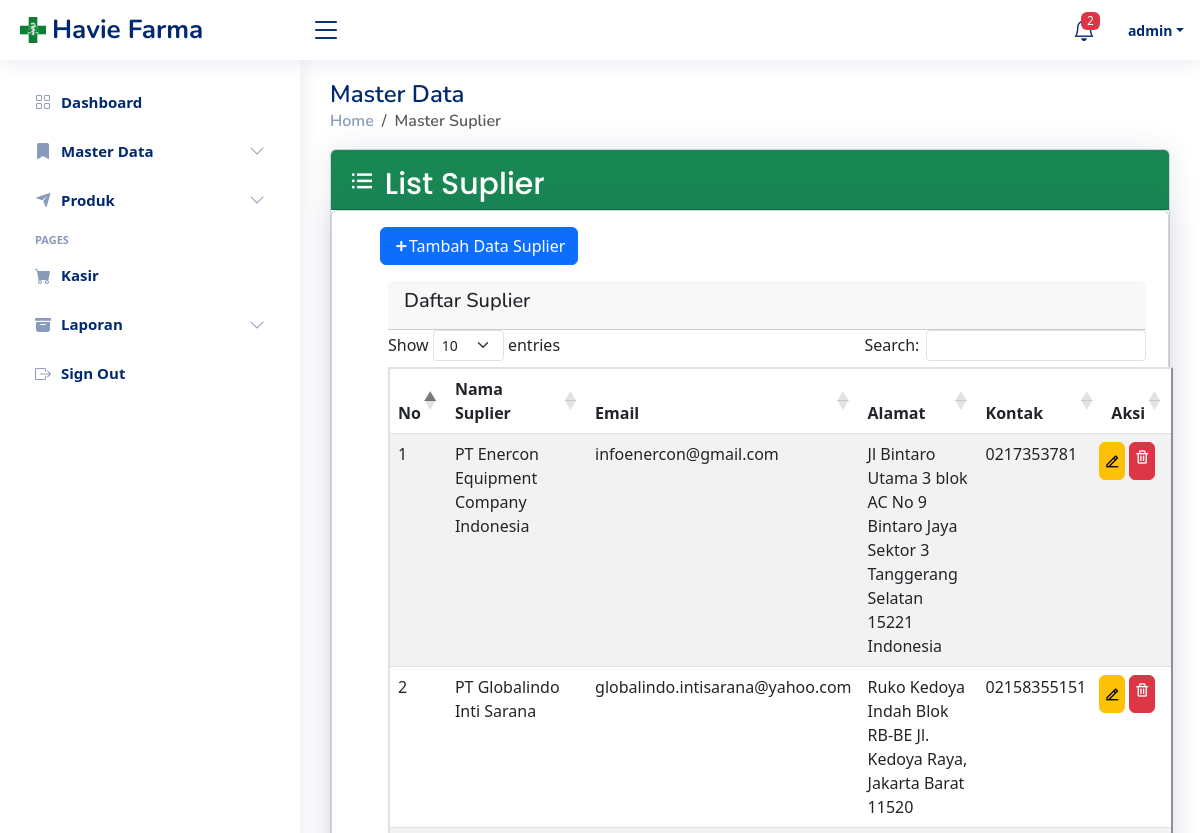
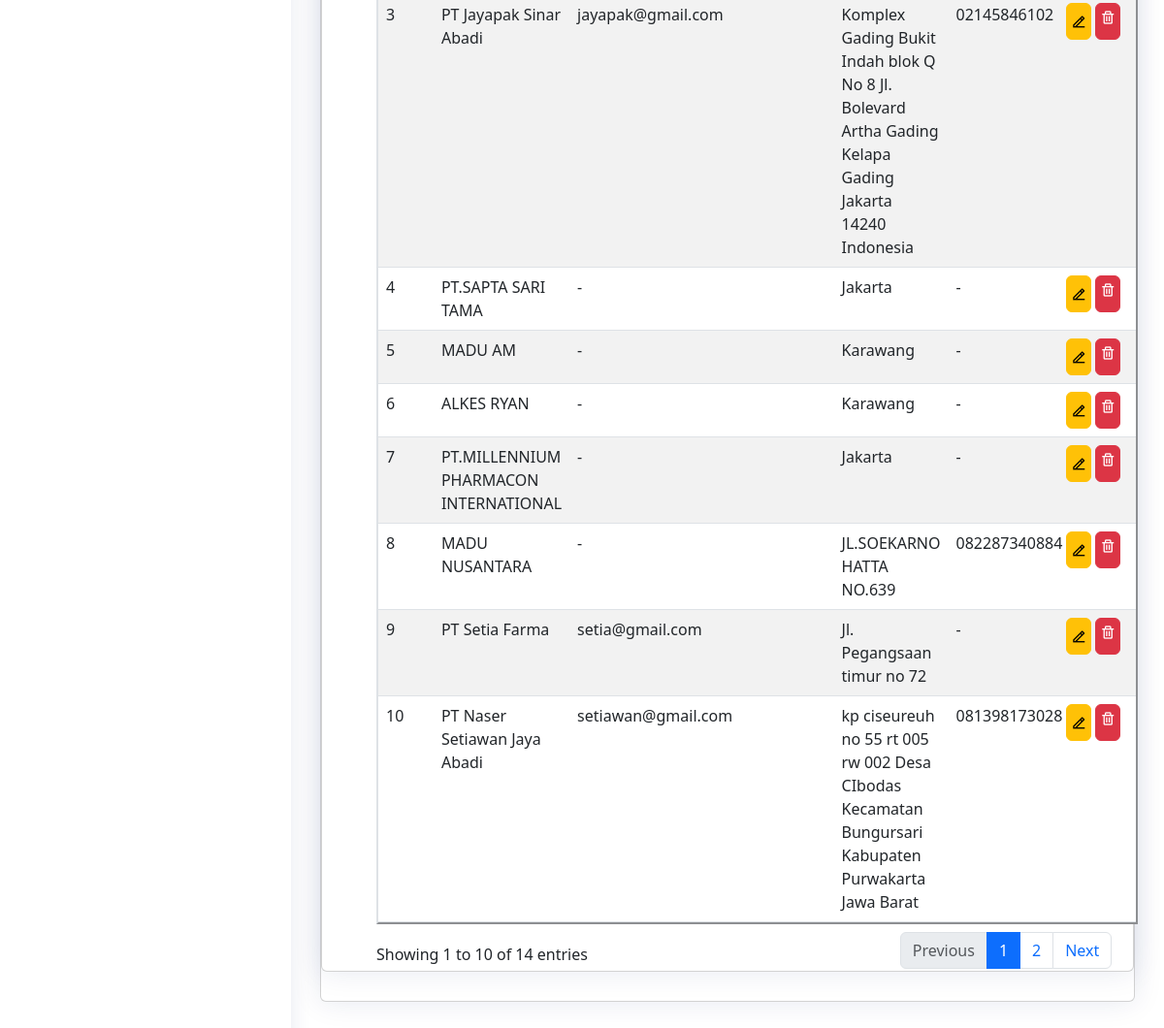
The app's page /masterdata/mastersuplier (signed in) with its own data (2 pictures, top to bottom).
### tables this page shows
CREATE TABLE `tbl_m_suplier` (
  `id_suplier_tms` int(11) NOT NULL,
  `name_tms` varchar(50) NOT NULL,
  `address_tms` varchar(200) NOT NULL,
  `phone_number_tms` varchar(15) NOT NULL,
  `email_tms` varchar(100) NOT NULL,
  `website_tms` varchar(50) DEFAULT NULL,
  `information_tms` varchar(100) NOT NULL
);

### app/core/Controller.php (called while the page is built, shortened)
<?php
class Controller {
    public function view($view, $data = []) {
        require_once './../app/views/'.$view.'.php';
    }
    public function model($model)
    {
        return new $model;
    }
}

### app/controllers/Masterdata.php (called while the page is built, shortened)
<?php
class Masterdata extends Controller
{
    public function mastersuplier()
    {
        $data['title'] = "Havie Farma | Master Suplier";
        $data['suplier'] = $this->model('Suplier')->getAllSuplier();
        $data['emptyStock'] = $this->model('Product')->getEmptyStock();
        $this->view("masterdata/mastersuplier", $data);
    }
}

### app/core/App.php (called while the page is built, shortened)
<?php
class App {
    protected $method = 'index';
    protected $params = [];
    public function __construct() {
        $url = $this->parseURL();
        if (file_exists('./../app/controllers/'.ucfirst($url[0]).'.php')) {
            unset($url[0]);
        }
        $this->controller = new $this->controller();
        if (isset($url[1])) {
            if(method_exists($this->controller, $url[1])) {
                $this->method = $url[1];
            }
        }
        call_user_func_array([$this->controller, $this->method], $this->params);
    }
    public function parseURL() {
        if (isset($_GET['url'])) {
            $url = $_GET['url'];
            $url = rtrim($url,'/');
            $url = filter_var($url, FILTER_SANITIZE_URL);
            $url = explode('/', $url);
            return $url;
        }
    }
}

### public/index.php (called while the page is built, shortened)
<?php
$app = new App();

### app/core/Database.php (called while the page is built, shortened)
<?php
class Database
{
    private $host = DB_HOST;
    private $user = DB_USER;
    private $password = DB_PASS;
    private $db_name = DB_NAME;
    private $db_connect;
    private $stmt;
    public function __construct()
    {
        $dsn = 'mysql:host='. $this->host . ';dbname=' . $this->db_name;
        $option = [
            PDO::ATTR_PERSISTENT => true,
            PDO::ATTR_ERRMODE => PDO::ERRMODE_EXCEPTION
        ];
        try {
            $this->db_connect = new PDO($dsn, $this->user, $this->password, $option);
        } catch (PDOException $e) {
            die('' . $e->getMessage());
        }
    }
    public function query($query)
    {
        $this->stmt = $this->db_connect->prepare($query);
    }
    public function execute()
    {
        $this->stmt->execute();
    }
    public function resultSet()
    {
        $this->execute();
        return $this->stmt->fetchAll(PDO::FETCH_ASSOC);
    }
}

### app/models/Suplier.php (called while the page is built, shortened)
<?php
class Suplier {
    private $db;
    public function __construct()
    {
        $this->db = new Database();
    }
    public function getAllSuplier() {
        $this->db->query("SELECT * FROM tbl_m_suplier");
        return $this->db->resultSet();
    }
}

### app/views/masterdata/mastersuplier.php (the view, shortened to what this page needs)
<main id="main" class="main">
    <div class="pagetitle">
        <h1>Master Data</h1>
        <nav>
            <ol class="breadcrumb">
                <li class="breadcrumb-item"><a href="dashboard.php">Home</a></li>
                <li class="breadcrumb-item active">Master Suplier</li>
            </ol>
        </nav>
    </div>
    <section class="section masterdata">
        <div class="card">
            <div class="card-header bg-success" style="height : 60px;">
                <h2 class="card-title py-2" style="font-size : 30px; color : white;">
                    <i class="bx bx-list-ul fa"></i> List Suplier
                </h2>
            </div>
            <div class="card body">
                <div class='addproduct'>
                    <button type="button" class="btn btn-primary mt-3 ms-5 addProduct" data-bs-toggle="modal"
                        data-bs-target="#staticBackdrop">
                        <b><i class="ri-add-fill "></i></b>Tambah Data Suplier</button>
                </div>
                <div class="col-lg-11 ms-5 ps-2 mt-3">
                    <div class="card-header">
                        <h5>Daftar Suplier</h5>
                    </div>
                    <table id="unit" class="table table-striped " border="2" style="width:100%">
                        <thead class="thead-primary">
                            <tr>
                                <th>No</th>
                                <th>Nama Suplier</th>
                                <th>Email</th>
                                <th>Alamat</th>
                                <th>Kontak</th>
                                <th>Aksi</th>
                            </tr>
                        </thead>
                        <tbody>
                            <?php
                            $no = 0;
                            foreach ($data['suplier'] as $row):
                                if($row['name_tms'] == '-'){
                                    continue;
                                }
                                $no += 1;
                                ?>
                                <tr>
                                    <td>
                                        <?= $no ?>
                                    </td>
                                    <td>
                                        <?= $row['name_tms']; ?>
                                    </td>
                                    <td>
                                        <?= $row['email_tms']; ?>
                                    </td>
                                    <td>
                                        <?= $row['address_tms']; ?>
                                    </td>
                                    <td>
                                        <?= $row['phone_number_tms']; ?>
                                    </td>
                                    <td>
                                        <div class = "row">
                                        <a class="btn btn-warning suplierModalUpdate col-lg-4 d-flex justify-content-center" href="#" data-bs-toggle="modal"
                                            data-bs-target="#staticBackdrop" role="button"
                                            data-id="<?= $row['id_suplier_tms']; ?>" data-url="<?= BASEURL; ?>"><i class="ri ri-edit-2-line"></i></a>
                                        <a class="btn btn-danger col-lg-4 ms-1  d-flex justify-content-center"
                                            href="<?= BASEURL ?>masterdata/mastersuplierDelete/<?= $row['id_suplier_tms'] ?>"
                                            role="button"
                                            onclick="return confirm('Hapus <?= $row['name_tms'] ?>')"><i class="bx bx-trash"></i></a>
                                        </div>
                                    </td>
                                </tr>
                            <?php endforeach; ?>
                        </tbody>
                    </table>
                </div>
            </div>
        </div>
    </section>

### public/css/style.css (style rules this page uses)
:root { scroll-behavior: smooth; }
body { font-family: "Open Sans", sans-serif; background: #f6f9ff; color: #444444; }
a { color: #4154f1; text-decoration: none; }
h1, h2, h3, h4, h5, h6 { font-family: "Nunito", sans-serif; }
#main { margin-top: 60px; padding: 20px 30px; transition: all 0.3s; }
.pagetitle { margin-bottom: 10px; }
.pagetitle h1 { font-size: 24px; margin-bottom: 0; font-weight: 600; color: #012970; }
.card { margin-bottom: 30px; border: none; border-radius: 5px; box-shadow: 0px 0 30px rgba(1, 41, 112, 0.1); }
.card-header, .card-footer { border-color: #ebeef4; background-color: #fff; color: #798eb3; padding: 15px; }
.card-title { padding: 20px 0 15px 0; font-size: 18px; font-weight: 500; color: #012970; font-family: "Poppins", sans-serif; }
.breadcrumb { font-size: 14px; font-family: "Nunito", sans-serif; color: #899bbd; font-weight: 600; }
.breadcrumb a { color: #899bbd; transition: 0.3s; }
.breadcrumb .breadcrumb-item::before { color: #899bbd; }
.breadcrumb .active { color: #51678f; font-weight: 600; }
@media (min-width: 1200px) { #main, #footer { margin-left: 300px; } }

### app/views/templates/header.php (style rules this page uses)
a { color: #4154f1; text-decoration: none; }

### records on screen
tbl_m_suplier: name_tms "PT Enercon Equipment Company Indonesia", email_tms "infoenercon@gmail.com", address_tms "Jl Bintaro Utama 3 blok AC No 9 Bintaro Jaya Sektor 3 Tanggerang Selatan 15221 Indonesia", phone_number_tms "0217353781"
tbl_m_suplier: name_tms "PT Globalindo Inti Sarana", email_tms "globalindo.intisarana@yahoo.com", address_tms "Ruko Kedoya Indah Blok RB-BE Jl. Kedoya Raya, Jakarta Barat 11520", phone_number_tms "02158355151"
tbl_m_suplier: name_tms "PT Jayapak Sinar Abadi", email_tms "jayapak@gmail.com", address_tms "Komplex Gading Bukit Indah blok Q No 8 Jl. Bolevard Artha Gading Kelapa Gading Jakarta 14240 Indonesia", phone_number_tms "02145846102"
tbl_m_suplier: name_tms "PT.SAPTA SARI TAMA", email_tms "-", address_tms "Jakarta", phone_number_tms "-"
tbl_m_suplier: name_tms "MADU AM", email_tms "-", address_tms "Karawang", phone_number_tms "-"
tbl_m_suplier: name_tms "ALKES RYAN", email_tms "-", address_tms "Karawang", phone_number_tms "-"
tbl_m_suplier: name_tms "PT.MILLENNIUM PHARMACON INTERNATIONAL", email_tms "-", address_tms "Jakarta", phone_number_tms "-"
tbl_m_suplier: name_tms "MADU NUSANTARA", email_tms "-", address_tms "JL.SOEKARNO HATTA NO.639", phone_number_tms "082287340884"
tbl_m_suplier: name_tms "PT Setia Farma", email_tms "setia@gmail.com", address_tms "Jl. Pegangsaan timur no 72", phone_number_tms "-"
tbl_m_suplier: name_tms "PT Naser Setiawan Jaya Abadi", email_tms "setiawan@gmail.com", address_tms "kp ciseureuh no 55 rt 005 rw 002 Desa CIbodas Kecamatan Bungursari Kabupaten Purwakarta Jawa Barat", phone_number_tms "081398173028"

### other values on screen
count($data['emptyStock']) "2"
$_SESSION['name'] "admin"
